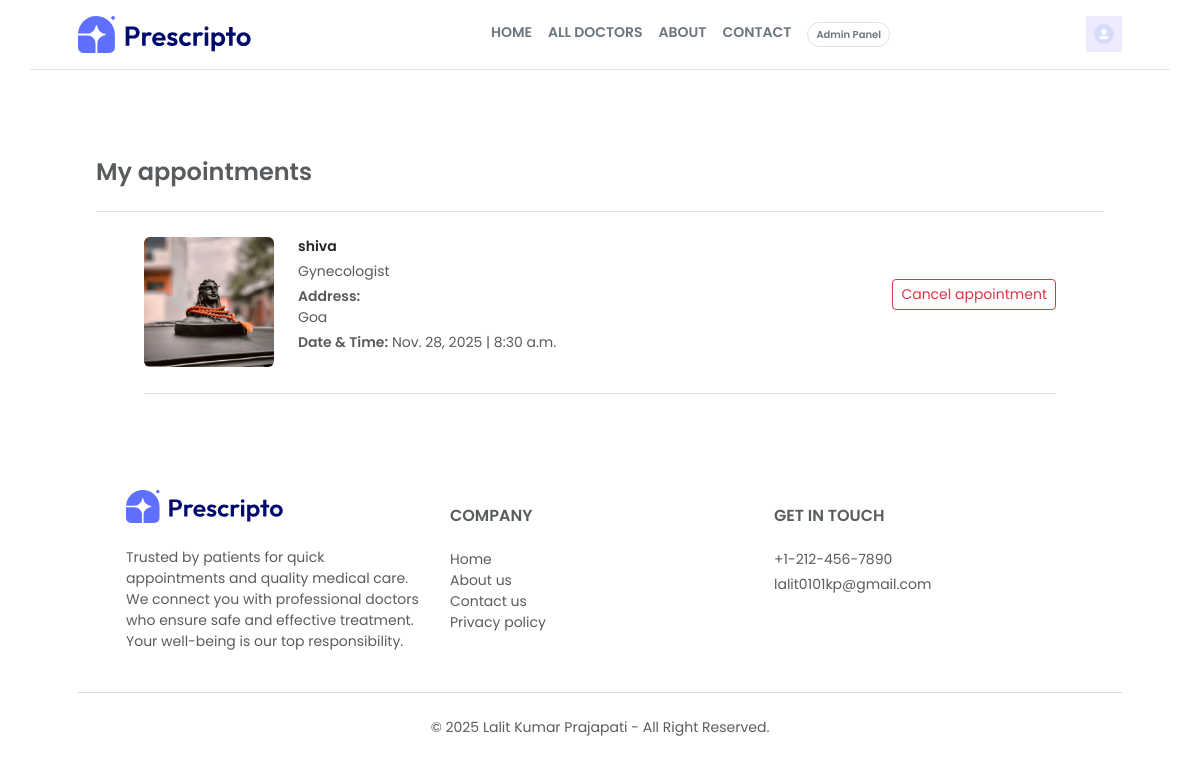
Page /user_appointment/ (signed in) on the earlier database version.
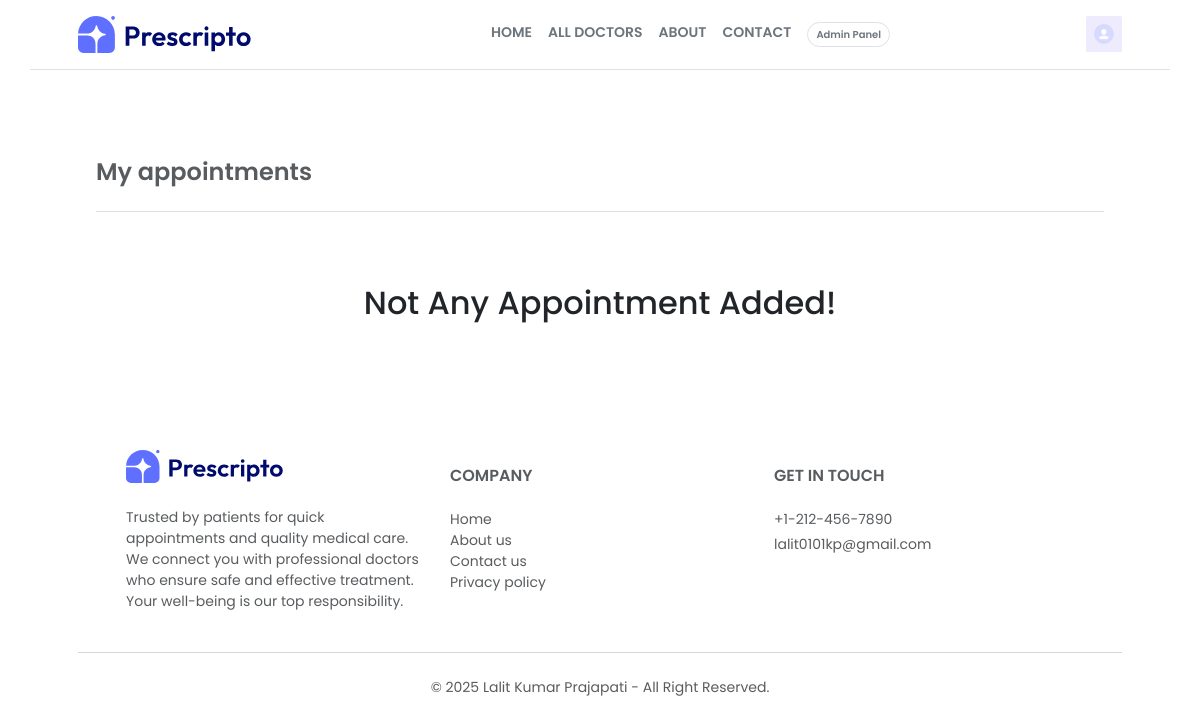
Same page on the later database version.
### appointment/models.py (models this page shows, shortened)
class Appointment(models.Model):
    STATUS_CHOICES = (
        ('Pending', 'Pending'),
        ('Approved', 'Approved'),
        ('Cancelled', 'Cancelled'),
    )
    user = models.ForeignKey(Patients, on_delete=models.CASCADE)
    doctor = models.ForeignKey(Doctor, on_delete=models.CASCADE)
    appointment_date = models.DateField()
    appointment_time = models.TimeField()
    status = models.CharField(max_length=10, choices=STATUS_CHOICES, default='Pending')
    created_at = models.DateTimeField(auto_now_add=True)

class Doctor(models.Model):
    image = models.ImageField(upload_to='doctor_image')
    name = models.CharField(max_length=100)
    email = models.EmailField()
    username = models.CharField(max_length=255, unique=True)
    password = models.CharField(max_length=100)
    experience = models.IntegerField()
    fees = models.FloatField()
    category = models.ForeignKey(Category, on_delete=models.CASCADE)
    degree = models.CharField(max_length=50)
    about = models.TextField()
    address = models.TextField()

class Category(models.Model):
    name = models.CharField(max_length=100)
    def __str__(self):
        return self.name

### appointment/views.py (the view)
# urls.py: path('user_appointment/', views.user_appointment, name='user_appointment'),
def user_appointment(request):
    if 'login' in request.session:
        username = request.session['login']
        user = Patients.objects.get(username=username)
        appointments = Appointment.objects.filter(user=user)
        return render(request, 'user_appointment.html', {'appointments': appointments})
    else:
        messages.error(request, "Please login first!")
        return redirect('login')

### templates/user_appointment.html (shortened to what this page needs)
{% extends "layout.html" %}
{% load static %}
{% block contant %}
    <section class="mt-5 px-5">
        <div class="container py-4 px-5">
            <h2 class="text-muted fs-4 fw-semibold text-light mb-4 mt-3">My appointments</h2>
            <div class="border-top pt-4 px-5">
                {% if appointments %}
                    {% for appointment in appointments %}
                        {% if appointment.status == 'Pending' %}
                            <div class="d-flex flex-column flex-sm-row align-items-sm-center border-bottom pb-4 mb-4">
                                <div class="flex-shrink-0 bg-light rounded">
                                    <img src="{{ appointment.doctor.image.url }}"
                                        alt="Portrait of Dr. Emily Larson" class="rounded object-fit-cover" width="130" height="130">
                                </div>
                                <div class="flex-grow-1 mt-3 mt-sm-0 ms-sm-4 small text-dark">
                                    <p class="fw-semibold text-dark mb-1">{{  appointment.doctor.name  }}</p>
                                    <p class="text-muted mb-1">{{ appointment.doctor.category  }}</p>
                                    <p class="text-muted mb-1">
                                        <span class="fw-semibold">Address:</span><br>
                                        {{ appointment.doctor.address }}
                                    </p>
                                    <p class="text-muted mt-1">
                                        <span class="fw-semibold">Date &amp; Time:</span>
                                        {{ appointment.appointment_date }} | {{  appointment.appointment_time  }}
                                    </p>
                                </div>
                                <div class="d-flex flex-column gap-3 mt-3 mt-sm-0 ms-sm-3 text-end w-sm-auto">
                                    <form method="post" action="{% url 'cancel_appointment' appointment.id %}">
                                        <button class="btn btn-outline-danger btn-sm">Cancel appointment</button>
                                    </form>
                                </div>
                            </div>
                        {% endif %}
                    {% endfor %}
                {% else %}
                        <h3 class='py-5 text-center fs-2'>Not Any Appointment Added!</h3>
                {% endif %}
            </div>
        </div>
    </section>
{% endblock %}

Differences in the rows shown:
removed Appointment: doctor.image (picture), doctor.name "shiva", doctor.category "Gynecologist", doctor.address "Goa", appointment_date "Nov. 28, 2025", appointment_time "8:30 a.m."
Other differences:
text now shown: "Not Any Appointment Added!"
